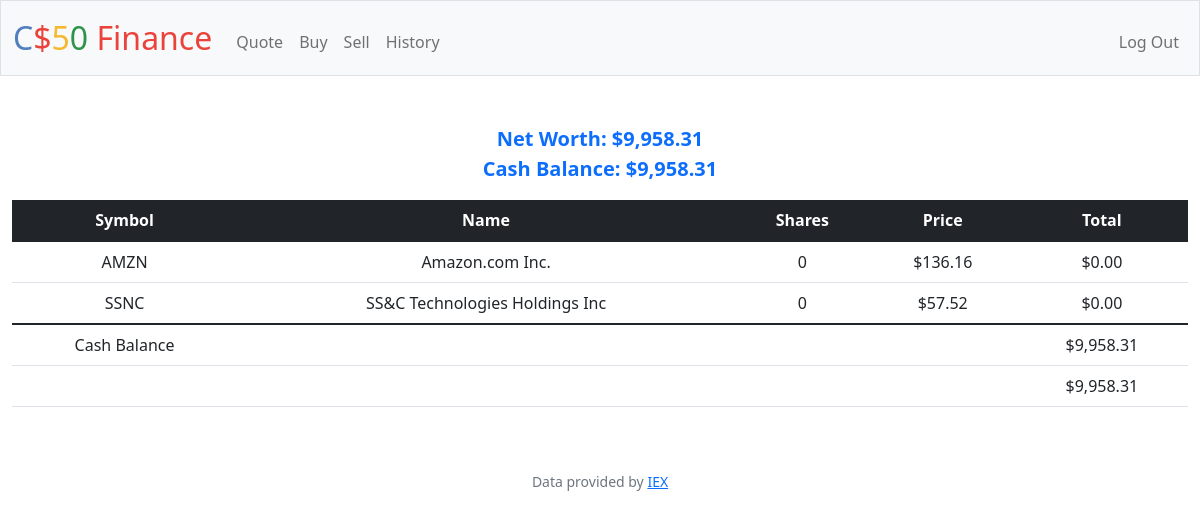
The app's page / (signed in) with its own data.
### tables this page shows
CREATE TABLE transactions ( id INTEGER PRIMARY KEY AUTOINCREMENT, user_id INTEGER NOT NULL, name TEXT NOT NULL, shares INTEGER NOT NULL, price NUMERIC NOT NULL, type TEXT NOT NULL, symbol TEXT NOT NULL, time TIMESTAMP DEFAULT CURRENT_TIMESTAMP, FOREIGN KEY(user_id) REFERENCES users(id) );

### app.py (the view)
@app.route("/")
@login_required
def index():
    cash = float(db.execute("SELECT cash FROM users WHERE id = ?", session["user_id"])[0]['cash'])
    shares = db.execute("SELECT symbol, name, price, SUM(shares) as shareSum FROM transactions WHERE user_id = ? GROUP BY symbol", session["user_id"])
    net_worth = cash
    for share in shares:
        net_worth += float(share["price"]) * int(share["shareSum"])
    return render_template("index.html", cash=round(cash, 2), shares=shares, net_worth=round(net_worth, 2) ,usd_function=usd)

### app.py (called while the page is built)
@app.after_request
def after_request(response):
    response.headers["Cache-Control"] = "no-cache, no-store, must-revalidate"
    response.headers["Expires"] = 0
    response.headers["Pragma"] = "no-cache"
    return response

### helpers.py (called while the page is built)
def login_required(f):
    @wraps(f)
    def decorated_function(*args, **kwargs):
        if session.get("user_id") is None:
            return redirect("/login")
        return f(*args, **kwargs)
    return decorated_function

def usd(value):
    return f"${value:,.2f}"

### templates/index.html (shortened to what this page needs)
{% extends "layout.html" %}
{% block main %}
    <div id="quoted" class="mb-3" style="font-size: 20px; color: #0d6efd; font-weight: bold;">
        <strong>Net Worth: {{ usd_function(net_worth) }}</strong>
        <br>
        <strong>Cash Balance: {{ usd_function(cash) }}</strong>
    </div>
    <table class="table">
        <thead class="table-dark">
          <tr>
            <th>Symbol</th>
            <th>Name</th>
            <th>Shares</th>
            <th>Price</th>
            <th>Total</th>
          </tr>
        </thead>
        <tbody>
          {% for share in shares %}
            <tr>
                <td> {{ share["symbol"] }} </td>
                <td> {{ share["name"] }} </td>
                <td> {{ share["shareSum"] }} </td>
                <td> {{ usd_function(share["price"]) }} </td>
                <td> {{ usd_function(share["shareSum"] * share["price"]) }} </td>
            </tr>
          {% endfor %}
        </tbody>
        <tfooter>
            <tr>
                <td>Cash Balance</td>
                <td></td>
                <td></td>
                <td></td>
                <td>{{ usd_function(cash) }}</td>
            </tr>
            <tr>
                <td></td>
                <td></td>
                <td></td>
                <td></td>
                <td>{{ usd_function(net_worth) }}</td>
            </tr>
        </tfooter>
      </table>
{% endblock %}

### records on screen
transactions: symbol "AMZN", name "Amazon.com Inc.", shareSum "0", price "$136.16", shareSum "$0.00"

### other values on screen
{{ usd_function(net_worth) }} "$9,958.31"
{{ usd_function(cash) }} "$9,958.31"
{{ share["symbol"] }} "SSNC"
{{ share["name"] }} "SS&C Technologies Holdings Inc"
{{ share["shareSum"] }} "0"
{{ usd_function(share["price"]) }} "$57.52"
{{ usd_function(share["shareSum"] * share["price"]) }} "$0.00"
